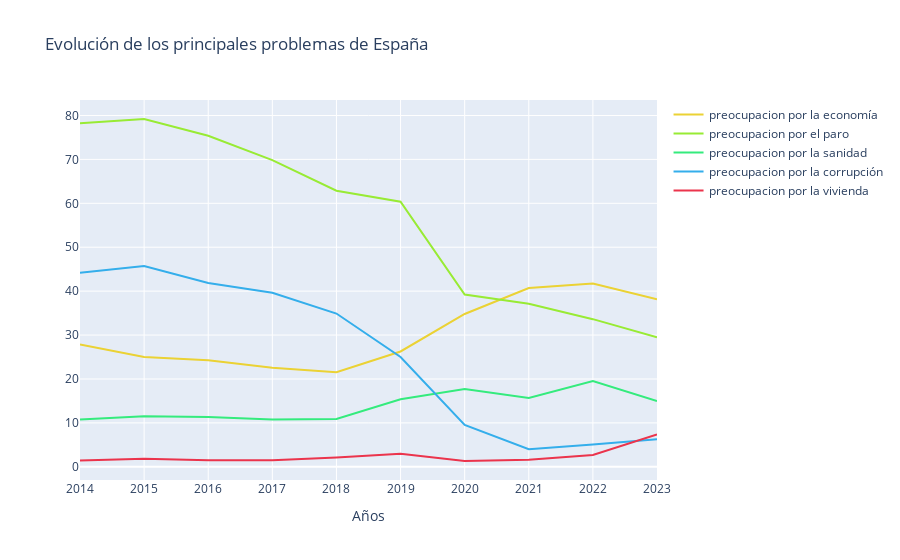

The notebook cell saved with this chart:
### Code cell
trace1 = go.Scatter(
                    x = preocupacion.index,
                    y = preocupacion['% preocupación económica'],
                    name = 'preocupacion por la economía',
                    mode= 'lines',
                    marker = dict(color = '#ebd234'),
                    text = '% preocupacion')

trace2 = go.Scatter(
                    x = preocupacion.index,
                    y = preocupacion['% preocupación paro'],
                    name = 'preocupacion por el paro',
                    mode= 'lines',
                    marker = dict(color = '#98eb34'),
                    text = '% preocupacion')

trace3 = go.Scatter(
                    x = preocupacion.index,
                    y = preocupacion['% preocupación sanidad'],
                    name = 'preocupacion por la sanidad',
                    mode= 'lines',
                    marker = dict(color = '#34eb7d'),
                    text = '% preocupacion')

trace4 = go.Scatter(
                    x = preocupacion.index,
                    y = preocupacion['% preocupación corrupción'],
                    name = 'preocupacion por la corrupción',
                    mode= 'lines',
                    marker = dict(color = '#34aeeb'),
                    text = '% preocupacion')

trace5 = go.Scatter(
                    x = preocupacion.index,
                    y = preocupacion['% preocupación vivienda'],
                    name = 'preocupacion por la vivienda',
                    mode= 'lines',
                    marker = dict(color = '#eb344c'),
                    text = '% preocupacion')


data = [trace1, trace2, trace3, trace4, trace5]

layout = dict(title = 'Evolución de los principales problemas de España ',
             xaxis= dict(title= 'Años',ticklen= 5)
           )

fig = go.Figure(data = data, layout=layout)

iplot(fig)
fig.write_html("Evolución de los principales problemas de España.html")

### Figure 1 — Plotly figure (JSON) as saved in the notebook; plotly's stock layout.template omitted (floating-point values rounded to 4 significant figures)
{"data": [{"marker": {"color": "#ebd234"}, "mode": "lines", "name": "preocupacion por la economía", "text": "% preocupacion", "type": "scatter", "x": ["2014", "2015", "2016", "2017", "2018", "2019", "2020", "2021", "2022", "2023"], "y": [27.84, 25.01, 24.27, 22.54, 21.54, 26.26, 34.8, 40.7, 41.73, 38.13]}, {"marker": {"color": "#98eb34"}, "mode": "lines", "name": "preocupacion por el paro", "text": "% preocupacion", "type": "scatter", "x": ["2014", "2015", "2016", "2017", "2018", "2019", "2020", "2021", "2022", "2023"], "y": [78.24, 79.2, 75.38, 69.84, 62.88, 60.38, 39.21, 37.11, 33.62, 29.51]}, {"marker": {"color": "#34eb7d"}, "mode": "lines", "name": "preocupacion por la sanidad", "text": "% preocupacion", "type": "scatter", "x": ["2014", "2015", "2016", "2017", "2018", "2019", "2020", "2021", "2022", "2023"], "y": [10.79, 11.49, 11.35, 10.79, 10.91, 15.37, 17.69, 15.66, 19.52, 14.99]}, {"marker": {"color": "#34aeeb"}, "mode": "lines", "name": "preocupacion por la corrupción", "text": "% preocupacion", "type": "scatter", "x": ["2014", "2015", "2016", "2017", "2018", "2019", "2020", "2021", "2022", "2023"], "y": [44.16, 45.71, 41.86, 39.65, 34.9, 25, 9.52, 4.01, 5.1, 6.3]}, {"marker": {"color": "#eb344c"}, "mode": "lines", "name": "preocupacion por la vivienda", "text": "% preocupacion", "type": "scatter", "x": ["2014", "2015", "2016", "2017", "2018", "2019", "2020", "2021", "2022", "2023"], "y": [1.43, 1.81, 1.47, 1.51, 2.09, 2.95, 1.32, 1.62, 2.7, 7.36]}], "layout": {"title": {"text": "Evolución de los principales problemas de España "}, "xaxis": {"ticklen": 5, "title": {"text": "Años"}}}}
